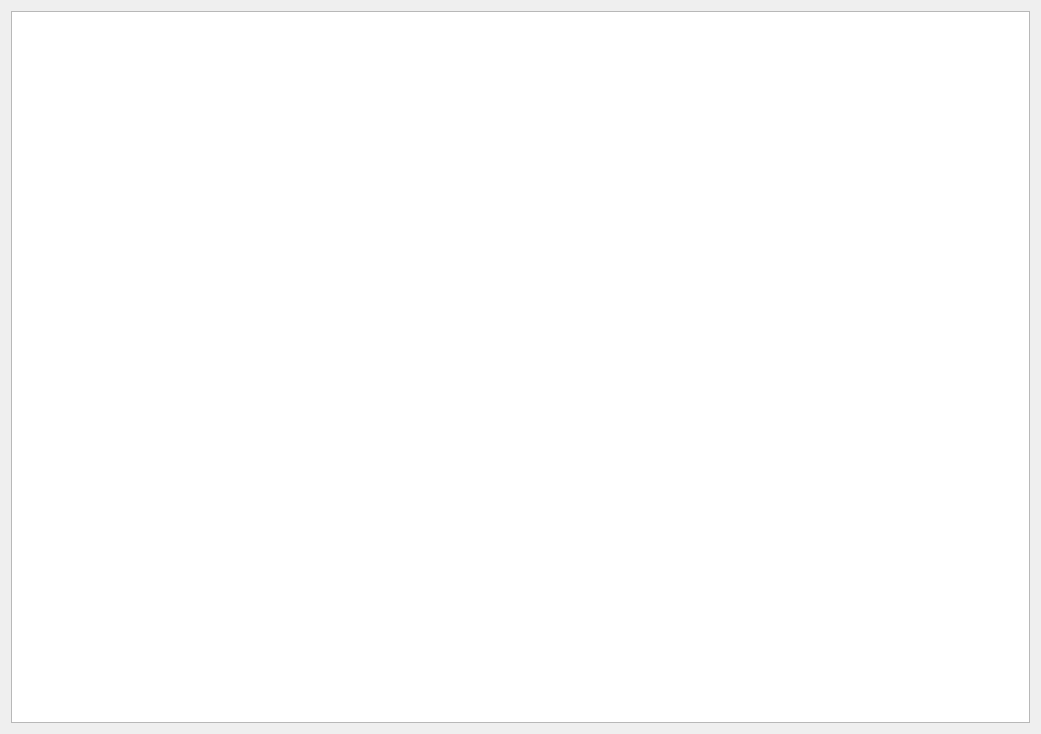
<?xml version="1.0" encoding="UTF-8"?>
<ui version="4.0">
 <class>ListViewport</class>
 <widget class="QWidget" name="ListViewport">
  <property name="geometry">
   <rect>
    <x>0</x>
    <y>0</y>
    <width>1041</width>
    <height>734</height>
   </rect>
  </property>
  <property name="windowTitle">
   <string>ListViewport</string>
  </property>
  <layout class="QHBoxLayout" name="horizontalLayout">
   <item>
    <widget class="QListView" name="listView">
     <property name="autoFillBackground">
      <bool>false</bool>
     </property>
     <property name="horizontalScrollBarPolicy">
      <enum>Qt::ScrollBarAlwaysOff</enum>
     </property>
     <property name="showDropIndicator" stdset="0">
      <bool>false</bool>
     </property>
     <property name="alternatingRowColors">
      <bool>true</bool>
     </property>
     <property name="selectionMode">
      <enum>QAbstractItemView::ExtendedSelection</enum>
     </property>
     <property name="flow">
      <enum>QListView::LeftToRight</enum>
     </property>
     <property name="isWrapping" stdset="0">
      <bool>true</bool>
     </property>
     <property name="resizeMode">
      <enum>QListView::Adjust</enum>
     </property>
     <property name="selectionRectVisible">
      <bool>true</bool>
     </property>
    </widget>
   </item>
  </layout>
 </widget>
 <resources/>
 <connections/>
</ui>
